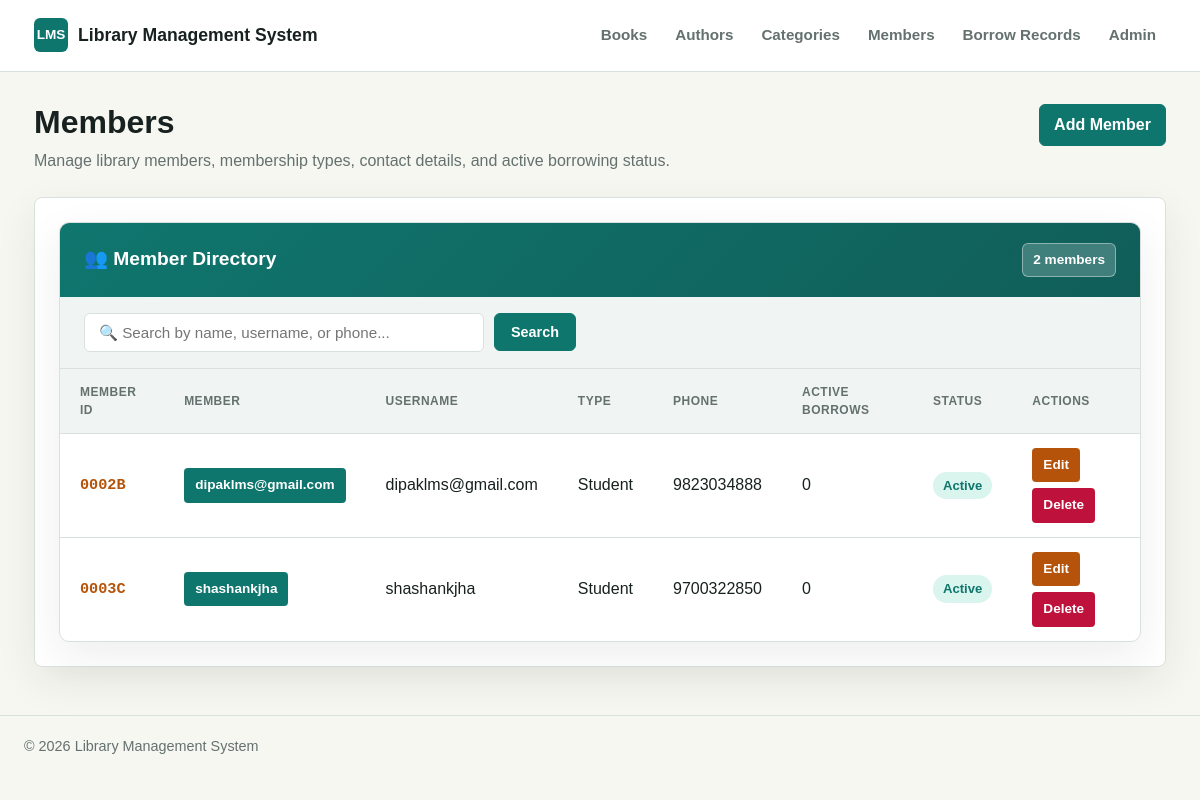
The page /members/ on the database its author committed.
### members/models.py (models this page shows, shortened)
class Member(models.Model):
    MEMBERSHIP_CHOICES = [
        ('student', 'Student'),
        ('faculty', 'Faculty'),
        ('public',  'Public'),
    ]
    user = models.OneToOneField(
        User,
        on_delete=models.CASCADE
    )
    membership_type = models.CharField(
        max_length=20,
        choices=MEMBERSHIP_CHOICES,
        default='student'
    )
    phone            = models.CharField(max_length=15, blank=True)
    address          = models.TextField(blank=True)
    membership_date  = models.DateField(auto_now_add=True)
    is_active        = models.BooleanField(default=True)
    def active_borrows(self):
        return self.borrowrecord_set.filter(return_date__isnull=True).count()
    def get_unique_id(self):
        letters = 'ABCDEFGHIJKLMNOPQRSTUVWXYZ'
        digit_part = str(self.id).zfill(4)
        letter_index = (self.id - 1) % 26
        letter_part = letters[letter_index]
        return f"{digit_part}{letter_part}"
    class Meta:
        ordering = ['user__last_name']

### members/views.py (the view, shortened to what this page needs)
# urls.py: path('', views.members_list, name='list'),
def members_list(request):
    members = Member.objects.select_related('user').all()
    search_query = request.GET.get('search', '')
    return render(
        request,
        'members/list.html',
        {
            'members': members,
            'search_query': search_query,
        }
    )

### members/templates/members/list.html (shortened to what this page needs)
{% extends 'base.html' %}
{% block page_title %}Members{% endblock %}
{% block page_subtitle %}
    <p>Manage library members, membership types, contact details, and active borrowing status.</p>
{% endblock %}
{% block page_actions %}
    <a class="button" href="{% url 'members:create' %}">Add Member</a>
{% endblock %}
{% block content %}
    {% if members %}
        <div class="list-container">
            <div class="list-header">
                <h2>👥 Member Directory</h2>
                <span class="member-count">{{ members|length }} members</span>
            </div>
            <div class="search-container">
                <form class="search-form" method="get">
                    <input
                        type="text"
                        name="search"
                        placeholder="🔍 Search by name, username, or phone..."
                        class="search-input"
                        value="{{ search_query }}"
                    >
                    <button type="submit" class="search-btn">Search</button>
                </form>
            </div>
            <div class="member-table-wrap">
                <table class="member-table">
                    <thead>
                        <tr>
                            <th scope="col">Member ID</th>
                            <th scope="col">Member</th>
                            <th scope="col">Username</th>
                            <th scope="col">Type</th>
                            <th scope="col">Phone</th>
                            <th scope="col">Active Borrows</th>
                            <th scope="col">Status</th>
                            <th scope="col">Actions</th>
                        </tr>
                    </thead>
                    <tbody>
                        {% for member in members %}
                            <tr>
                                <td class="member-id">{{ member.get_unique_id }}</td>
                                <td class="member-name">
                                    <a class="action-btn view" href="{% url 'members:detail' member.pk %}">
                                        {% if member.user.get_full_name %}
                                            {{ member.user.get_full_name }}
                                        {% else %}
                                            {{ member.user.username }}
                                        {% endif %}
                                    </a>
                                </td>
                                <td>{{ member.user.username }}</td>
                                <td>{{ member.get_membership_type_display }}</td>
                                <td>{{ member.phone|default:'Not provided' }}</td>
                                <td>{{ member.active_borrows }}</td>
                                <td>
                                    {% if member.is_active %}
                                        <span class="status-pill status-active">Active</span>
                                    {% else %}
                                        <span class="status-pill status-inactive">Inactive</span>
                                    {% endif %}
                                </td>
                                <td>
                                    <div class="row-actions">
                                        <a class="action-btn edit" href="{% url 'members:update' member.pk %}">Edit</a>
                                        <a class="action-btn delete" href="{% url 'members:delete' member.pk %}">Delete</a>
                                    </div>
                                </td>
                            </tr>
                        {% endfor %}
                    </tbody>
                </table>
            </div>
        </div>
    {% endif %}
{% endblock %}

### templates/base.html (style rules this page uses)
:root { --bg: #f7f7f2; --surface: #ffffff; --surface-muted: #f0f4f3; --text: #17211f; --muted: #64716e; --border: #d9e1de; --brand: #0f766e; --brand-dark: #115e59; --accent: #b45309; --danger: #be123c; --shadow: 0 14px 40px rgba(23, 33, 31, 0.08); }
* { box-sizing: border-box; }
body { margin: 0; min-height: 100vh; background: var(--bg); color: var(--text); font-family: Arial, Helvetica, sans-serif; line-height: 1.5; }
a { color: inherit; text-decoration: none; }
.page-heading p { color: var(--muted); margin: 8px 0 0; max-width: 700px; }
.button { align-items: center; background: var(--brand); border: 1px solid var(--brand); border-radius: 6px; color: #ffffff; cursor: pointer; display: inline-flex; font: inherit; font-weight: 700; justify-content: center; min-height: 40px; padding: 8px 14px; }

### members/templates/members/list.html (style rules this page uses)
.list-container { background: var(--surface); border: 1px solid var(--border); border-radius: 10px; box-shadow: var(--shadow); overflow: hidden; }
.list-header { background: linear-gradient(135deg, var(--brand) 0%, var(--brand-dark) 100%); color: white; padding: 20px 24px; display: flex; align-items: center; justify-content: space-between; }
.list-header h2 { font-size: 1.2rem; margin: 0; font-weight: 700; }
.member-count { background: rgba(255, 255, 255, 0.2); border: 1px solid rgba(255, 255, 255, 0.4); border-radius: 6px; color: white; font-weight: 700; padding: 6px 10px; font-size: 0.85rem; }
.search-container { padding: 16px 24px; background: var(--surface-muted); border-bottom: 1px solid var(--border); }
.search-form { display: flex; gap: 10px; align-items: center; }
.search-input { flex: 1; max-width: 400px; border: 1px solid var(--border); border-radius: 6px; padding: 10px 14px; font-size: 0.95rem; color: var(--text); background: var(--surface); transition: all 0.2s ease; }
.search-btn { background: var(--brand); border: 1px solid var(--brand); border-radius: 6px; color: white; font-weight: 700; padding: 10px 16px; cursor: pointer; transition: all 0.2s ease; font-size: 0.9rem; }
.member-table-wrap { overflow-x: auto; }
.member-table { border-collapse: collapse; min-width: 920px; width: 100%; }
.member-table th, .member-table td { border-bottom: 1px solid var(--border); padding: 14px 20px; text-align: left; vertical-align: middle; }
.member-table th { background: var(--surface-muted); color: var(--muted); font-size: 0.75rem; font-weight: 700; letter-spacing: 0.5px; text-transform: uppercase; }
.member-table tr:last-child td { border-bottom: 0; }
.member-id { font-family: 'Courier New', monospace; font-weight: 700; color: var(--accent); font-size: 0.95rem; }
.member-name { font-weight: 700; color: var(--brand); }
.status-pill { border-radius: 999px; display: inline-flex; font-size: 0.82rem; font-weight: 700; padding: 4px 10px; }
.status-active { background: #d9f5ee; color: #0f766e; }
.action-btn { border: 1px solid transparent; border-radius: 4px; color: white; font-size: 0.85rem; font-weight: 700; padding: 6px 10px; text-decoration: none; display: inline-block; transition: all 0.2s ease; }
.action-btn.view { background: var(--brand); }
.action-btn.edit { background: var(--accent); }
.action-btn.delete { background: var(--danger); }
.row-actions { display: flex; flex-wrap: wrap; gap: 6px; }

### rows shown on the page
Member: get_unique_id "0002B", user.username "dipaklms@gmail.com", membership_type "Student", phone "9823034888", active_borrows "0", is_active "Active"
Member: get_unique_id "0003C", user.username "shashankjha", membership_type "Student", phone "9700322850", active_borrows "0", is_active "Active"

### other values the page prints
{{ members|length }} "2"
